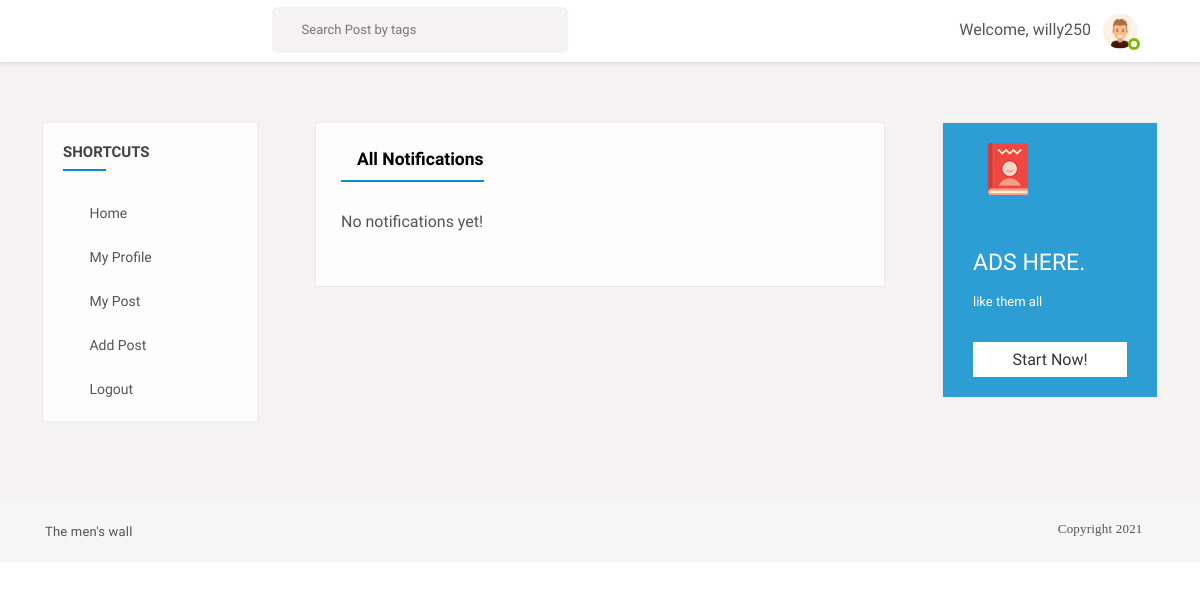
Before: /notifications/ (signed in) with the older database file.
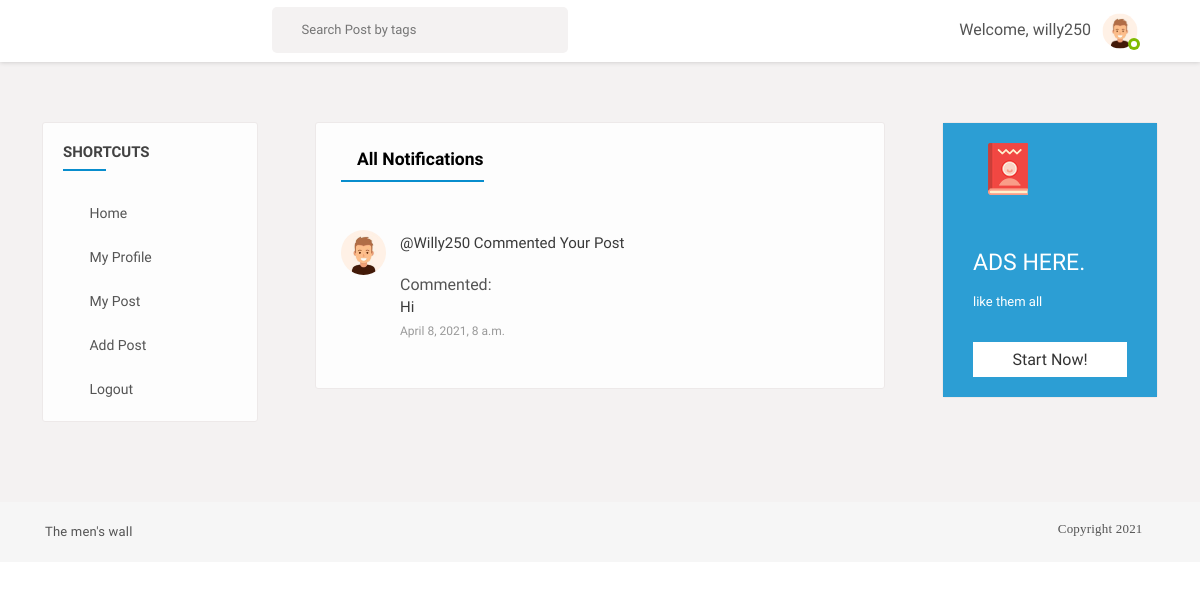
After: the same page with the newer database file.
### feed/models.py (models this page shows)
class Notification(models.Model):
	NOTIFICATION_TYPES = ((1,'Like'),(2,'Comment'))
	post = models.ForeignKey(Post, on_delete=models.CASCADE, related_name="noti_post", blank=True, null=True)
	sender = models.ForeignKey(User, on_delete=models.CASCADE, related_name="noti_from_user")
	user = models.ForeignKey(User, on_delete=models.CASCADE, related_name="noti_to_user")
	notification_type = models.IntegerField(choices=NOTIFICATION_TYPES)
	text_preview = models.CharField(max_length=90, blank=True)
	date = models.DateTimeField(auto_now_add=True)
	is_seen = models.BooleanField(default=False)

### users/models.py (models this page shows, shortened)
class Profile(models.Model):
	user = models.OneToOneField(User, on_delete=models.CASCADE)
	image = models.ImageField(default='default.png', upload_to='profile_pics')
	slug = AutoSlugField(populate_from='user')
	bio = models.CharField(max_length=255, blank=True)
	friends = models.ManyToManyField("Profile", blank=True)

### feed/views.py (the view)
# urls.py: path('notifications/', ShowNOtifications, name='show-notifications'),
@login_required
def ShowNOtifications(request):
	user = request.user
	notifications = Notification.objects.filter(user=user).order_by('-date')
	Notification.objects.filter(user=user, is_seen=False).update(is_seen=True)
	template = loader.get_template('feed/notifications.html')
	context = {
		'notifications': notifications,
	}
	return HttpResponse(template.render(context, request))

### feed/views.py (called while the page is built)
def CountNotifications(request):
	count_notifications = 0
	if request.user.is_authenticated:
		count_notifications = Notification.objects.filter(user=request.user, is_seen=False).count()
	return {'count_notifications':count_notifications}

def GetProfile(request):
	you = ''
	if request.user.is_authenticated:
		p = request.user.profile
		you = p.user
	return {'profile':you}

### feed/templates/feed/notifications.html (shortened to what this page needs)
{% extends "basefeed.html" %}
{% load static %}
{% block content %}
<section>
  <div class="gap gray-bg">
    <div class="container-fluid">
      <div class="row">
        <div class="col-lg-12">
          <div class="row" id="page-contents">
            <div class="col-lg-3">
              <aside class="sidebar static">
                <div class="widget stick-widget">
                  <h4 class="widget-title">Shortcuts</h4>
                  <ul class="naves">
                    <li>
                      <i class="ti-home"></i>
                      <a href="{% url 'home' %}" title="">Home</a>
                    </li>
                    <li>
                      <i class="ti-user"></i>
                      <a href="{% url 'edit_profile' %}" title="">My profile</a>
                    </li>
                    <li>
                      <i class="ti-files"></i>
                      <a href="{% url 'user-posts' request.user.username %}" title="">My post</a>
                    </li>
                    <li>
                      <i class="ti-plus"></i>
                      <a href="{% url 'post-create' %}" title="">Add post</a>
                    </li>
                    <li>
                      <i class="ti-power-off"></i>
                      <a href="{% url 'logout' %}" title="">Logout</a>
                    </li>
                  </ul>
                </div>
              </aside>
            </div>
            <div class="col-lg-6">
                <div class="central-meta">
                    <div class="editing-interest">
                        <h5 class="f-title"><i class="ti-bell"></i>All Notifications </h5>
                        <div class="notification-box">
                            {% if not notifications %}
                                No notifications yet!
                            {% endif %}
                            <ul>
                                {% for notification in notifications %}
                                {% if notification.notification_type == 2 %}
                                <li>
                                    <figure><img src="{{ notification.sender.profile.image.url }}" alt=""></figure>
                                    <div class="notifi-meta">
                                        <p>@{{ notification.sender.username}} Commented your post</p>
                                        <br>
                                        Commented:
                                        <p>{{notification.text_preview}}</p>
                                        <span>{{ notification.date }}</span>
                                    </div>
                                    <a href="{% url 'delete-notification' notification.id %}"><i class="del fa fa-close"></i></a>
                                </li>
                                {% endif %}
                                {% endfor %}
                            </ul>
                        </div>
                    </div>
                </div>
            </div>
            <div class="col-lg-3">
              <aside class="sidebar static">
                <div class="widget friend-list stick-widget">
                  <div class="banner medium-opacity bluesh">
                    <div class="bg-image" style="background-image: url(images/resources/baner-widgetbg.jpg)"></div>
                    <div class="baner-top">
                      <span><img alt="" src="images/book-icon.png"></span>
                      <i class="fa fa-ellipsis-h"></i>
                    </div>
                    <div class="banermeta">
                      <p>
                        Ads Here.
                      </p>
                      <span>like them all</span>
                      <a data-ripple="" title="" href="#">start now!</a>
                    </div>
                  </div>
                </div>
              </aside>
            </div>
          </div>
        </div>
      </div>
    </div>
  </div>
</section>
{% endblock content %}

Changed rows visible on the page:
added Notification: sender.profile.image (placeholder picture), sender.username "Willy250", text_preview "Hi", date "April 8, 2021, 8 a.m."
Other visible differences:
text no longer shown: "No notifications yet!"
